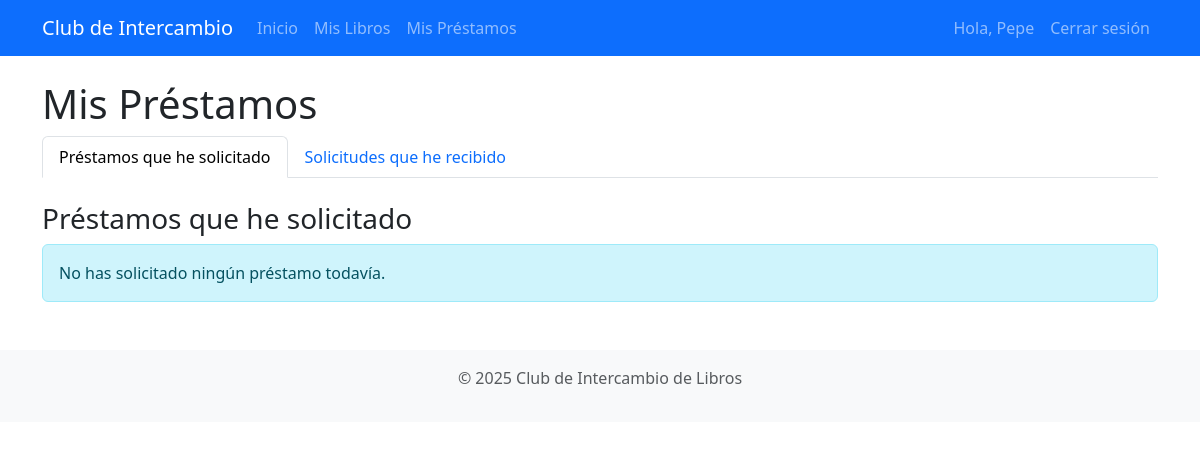
Before: /mis-prestamos/ (signed in) with the older database file.
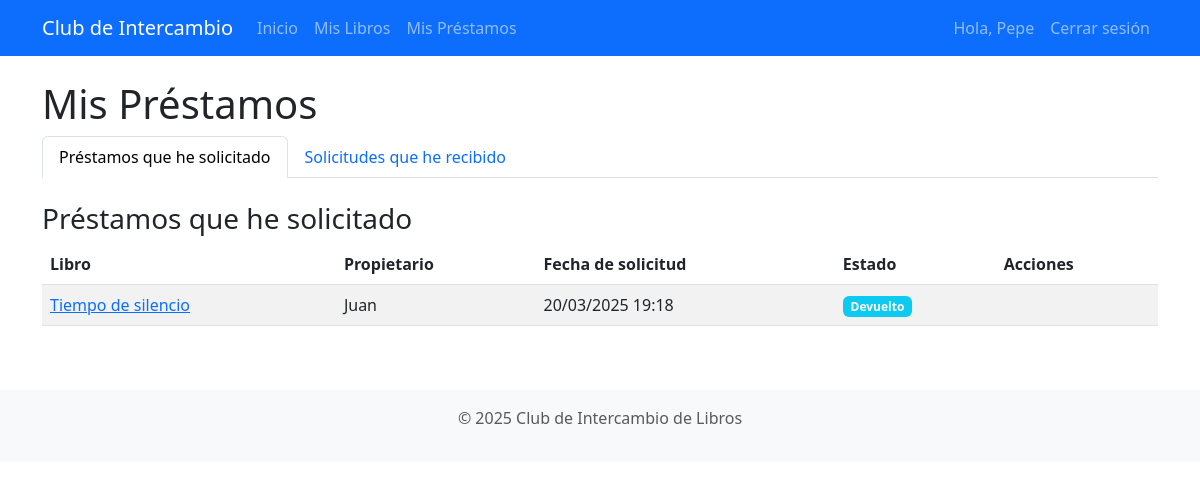
After: the same page with the newer database file.
### libros/models.py (models this page shows, shortened)
class Usuario(AbstractUser):
    dni = models.CharField(max_length=20, unique=True)

class Prestamo(models.Model):
    libro = models.ForeignKey(Libro, on_delete=models.CASCADE, related_name='prestamos')
    usuario = models.ForeignKey(Usuario, on_delete=models.CASCADE, related_name='prestamos')
    fecha_solicitud = models.DateTimeField(auto_now_add=True)
    fecha_devolucion = models.DateTimeField(null=True, blank=True)
    estado = models.ForeignKey(Estado, on_delete=models.CASCADE)

class Libro(models.Model):
    titulo = models.CharField(max_length=200)
    imagen = models.ImageField(upload_to='libros/', null=True, blank=True)
    descripcion = models.TextField()
    usuario = models.ForeignKey(Usuario, on_delete=models.CASCADE, related_name='libros')

class Estado(models.Model):
    descripcion = models.CharField(max_length=100)

### libros/views.py (the view)
# urls.py: path('mis-prestamos/', views.mis_prestamos, name='mis_prestamos'),
@login_required
def mis_prestamos(request):
    prestamos_solicitados = Prestamo.objects.filter(usuario=request.user)
    prestamos_recibidos = Prestamo.objects.filter(libro__usuario=request.user)
    return render(request, 'libros/mis_prestamos.html', {
        'prestamos_solicitados': prestamos_solicitados,
        'prestamos_recibidos': prestamos_recibidos
    })

### libros/templates/libros/mis_prestamos.html (shortened to what this page needs)
{% extends 'libros/base.html' %}
{% block content %}
<h1>Mis Préstamos</h1>
<ul class="nav nav-tabs mb-4" id="prestamosTab" role="tablist">
    <li class="nav-item" role="presentation">
        <button class="nav-link active" id="solicitados-tab" data-bs-toggle="tab" data-bs-target="#solicitados" type="button" role="tab">
            Préstamos que he solicitado
        </button>
    </li>
    <li class="nav-item" role="presentation">
        <button class="nav-link" id="recibidos-tab" data-bs-toggle="tab" data-bs-target="#recibidos" type="button" role="tab">
            Solicitudes que he recibido
        </button>
    </li>
</ul>
<div class="tab-content" id="prestamosTabContent">
    <div class="tab-pane fade show active" id="solicitados" role="tabpanel">
        <h3>Préstamos que he solicitado</h3>
        {% if prestamos_solicitados %}
        <div class="table-responsive">
            <table class="table table-striped">
                <thead>
                    <tr>
                        <th>Libro</th>
                        <th>Propietario</th>
                        <th>Fecha de solicitud</th>
                        <th>Estado</th>
                        <th>Acciones</th>
                    </tr>
                </thead>
                <tbody>
                    {% for prestamo in prestamos_solicitados %}
                    <tr>
                        <td>
                            <a href="{% url 'libros:detalle_libro' prestamo.libro.id %}">
                                {{ prestamo.libro.titulo }}
                            </a>
                        </td>
                        <td>{{ prestamo.libro.usuario.username }}</td>
                        <td>{{ prestamo.fecha_solicitud|date:"d/m/Y H:i" }}</td>
                        <td>
                            <span class="badge
                                {% if prestamo.estado.descripcion == 'Solicitado' %}bg-warning
                                {% elif prestamo.estado.descripcion == 'Aceptado' %}bg-success
                                {% elif prestamo.estado.descripcion == 'Cancelado' %}bg-danger
                                {% elif prestamo.estado.descripcion == 'Devuelto' %}bg-info
                                {% endif %}">
                                {{ prestamo.estado.descripcion }}
                            </span>
                        </td>
                        <td>
                        </td>
                    </tr>
                    {% endfor %}
                </tbody>
            </table>
        </div>
        {% else %}
        <div class="alert alert-info">
            No has solicitado ningún préstamo todavía.
        </div>
        {% endif %}
    </div>
</div>
{% endblock %}

### libros/templates/libros/base.html (shortened to what this page needs)
<!DOCTYPE html>
<html lang="es">
<head>
    <link href="https://cdn.jsdelivr.net/npm/bootstrap@5.3.0-alpha1/dist/css/bootstrap.min.css" rel="stylesheet">
</head>
<body>
    <nav class="navbar navbar-expand-lg navbar-dark bg-primary mb-4">
        <div class="container">
            <a class="navbar-brand" href="{% url 'libros:home' %}">Club de Intercambio</a>
            <div class="collapse navbar-collapse" id="navbarNav">
                <ul class="navbar-nav me-auto">
                    <li class="nav-item">
                        <a class="nav-link" href="{% url 'libros:home' %}">Inicio</a>
                    </li>
                    {% if user.is_authenticated %}
                    <li class="nav-item">
                        <a class="nav-link" href="{% url 'libros:mis_libros' %}">Mis Libros</a>
                    </li>
                    <li class="nav-item">
                        <a class="nav-link" href="{% url 'libros:mis_prestamos' %}">Mis Préstamos</a>
                    </li>
                    {% endif %}
                </ul>
                <ul class="navbar-nav">
                    {% if user.is_authenticated %}
                    <li class="nav-item">
                        <span class="nav-link">Hola, {{ user.username }}</span>
                    </li>
                    <li class="nav-item">
                        <a class="nav-link" href="{% url 'libros:logout' %}">Cerrar sesión</a>
                    </li>
                    {% endif %}
                </ul>
            </div>
        </div>
    </nav>
    <div class="container">
        {% block content %}{% endblock %}
    </div>
    <footer class="mt-5 py-3 bg-light">
        <div class="container text-center">
            <p class="text-muted">© 2025 Club de Intercambio de Libros</p>
        </div>
    </footer>
</body>
</html>

Changed rows visible on the page:
added Prestamo: libro.titulo "Tiempo de silencio", libro.usuario.username "Juan", fecha_solicitud "20/03/2025 19:18", estado.descripcion "Devuelto"
Other visible differences:
text no longer shown: "No has solicitado ningún préstamo todavía."
text now shown: "Libro Propietario Fecha de solicitud Estado Acciones"
